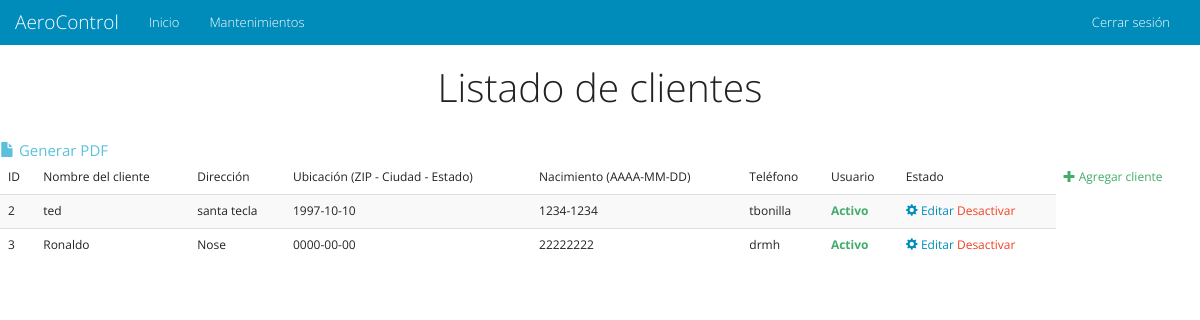
/es/admin/costumers.php, run on the app's committed database.
### tables this page shows
CREATE TABLE IF NOT EXISTS `costumers` (
  `id` int(11) NOT NULL AUTO_INCREMENT,
  `name` varchar(100) NOT NULL,
  `address` varchar(100) NOT NULL,
  `city` varchar(100) NOT NULL,
  `state` varchar(100) NOT NULL,
  `mail` varchar(100) NOT NULL,
  `birthdate` date NOT NULL,
  `phone` varchar(9) NOT NULL,
  `user` varchar(50) NOT NULL,
  `password` varchar(32) NOT NULL,
  `status` char(1) NOT NULL,
  PRIMARY KEY (`id`)
);

### es/admin/costumers.php (the view, shortened to what this page needs)
<!DOCTYPE html>
<html lang="en">
<head>
    <link href="../docs/css/bootstrap.css" rel="stylesheet">
    <link href="../docs/css/font-awesome.css" rel="stylesheet">
    <link href="../docs/css/ionicons.css" rel="stylesheet">
</head>
<body>
<div class="container-fluid">
    <div class="row">
    <?php include 'nav.php'; ?>
        <h1 class="text-center">Listado de clientes</h1>
        <br>
<?php
include "../docs/connect.php";
$query = "SELECT id, name, address, city, state, birthdate, phone, user, password, status FROM costumers ORDER BY id";
$resultado = mysql_query($query, $link);
$total = mysql_num_rows($resultado);
if($total>0)
{
?>
		<a href='exportcustomers.php' target="_blank" class="text-info"><span class='glyphicon glyphicon-file' aria-hidden='true'></span> Generar PDF</a>
        <table class="table table-striped">
            <thead><tr><td>ID</td><td>Nombre del cliente</td><td>Dirección</td><td>Ubicación (ZIP - Ciudad - Estado)</td><td>Nacimiento (AAAA-MM-DD)</td><td>Teléfono</td><td>Usuario</td><td>Estado</td><td><a href='addcostumer.php' class="text-success"><span class='glyphicon glyphicon-plus' aria-hidden='true'></span> Agregar cliente</a></td></tr></thead><tbody>
<?php
    while($row = mysql_fetch_array($resultado))
	{
        $texto = "";
        $texto2 = "";
        switch($row["status"])
        {
            case 1;
            $texto = "<th class='text-success'>Activo</th>";
            $texto2 = "<a  href='statuscostumer.php?costumer=".$row['id']."' class='text-danger'>Desactivar</a>";
            break;
        }
        echo "<tr><td>".$row['id']."</td>";
        echo "<td>".$row['name']."</td>";
        echo "<td>".$row['address']."</td>";
        echo "<td>".$row['birthdate']."</td>";
        echo "<td>".$row['phone']."</td>";
        echo "<td>".$row['user']."</td>";
        echo $texto;
        echo "<td><a href='editairport.php?air=".$row['id']."'><span class='glyphicon glyphicon-cog' aria-hidden='true'></span>  Editar</a>   ".$texto2."</td></tr>";
    }
}
else
{
    echo "<p class='text-danger text-center'>Error: la base de datos esta vacia <a href='addcostumer.php' class='text-success'>Agregar cliente</a></p>";
}
?>
        </tbody></table>
        </div>
</div>
</body>
</html>

### data on the page
costumers: id "2", name "ted", address "santa tecla", birthdate "1997-10-10", phone "1234-1234", user "tbonilla", status "Activo"
costumers: id "3", name "Ronaldo", address "Nose", birthdate "0000-00-00", phone "22222222", user "drmh", status "Activo"
